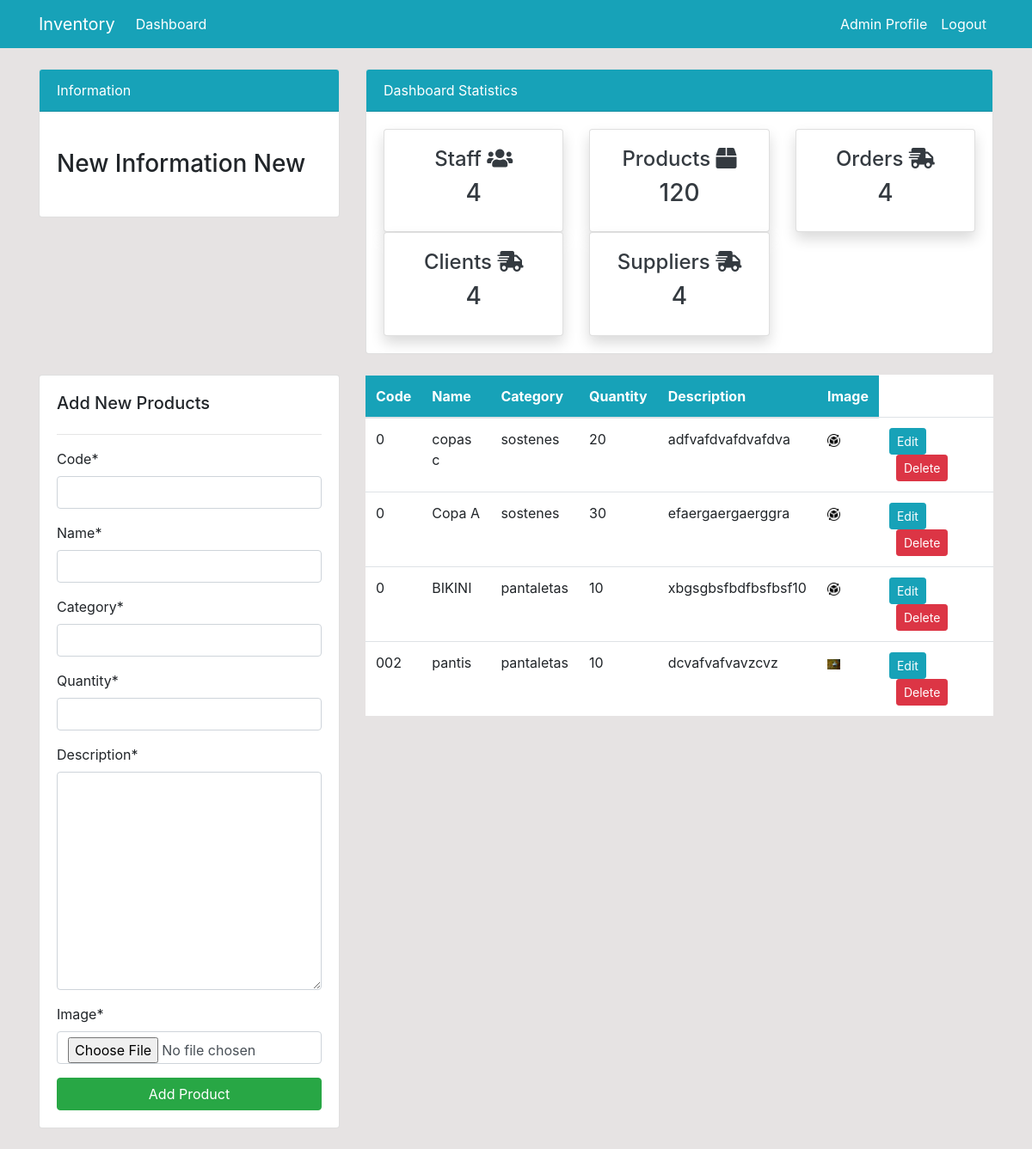
The app's page /product/ (signed in), older data.
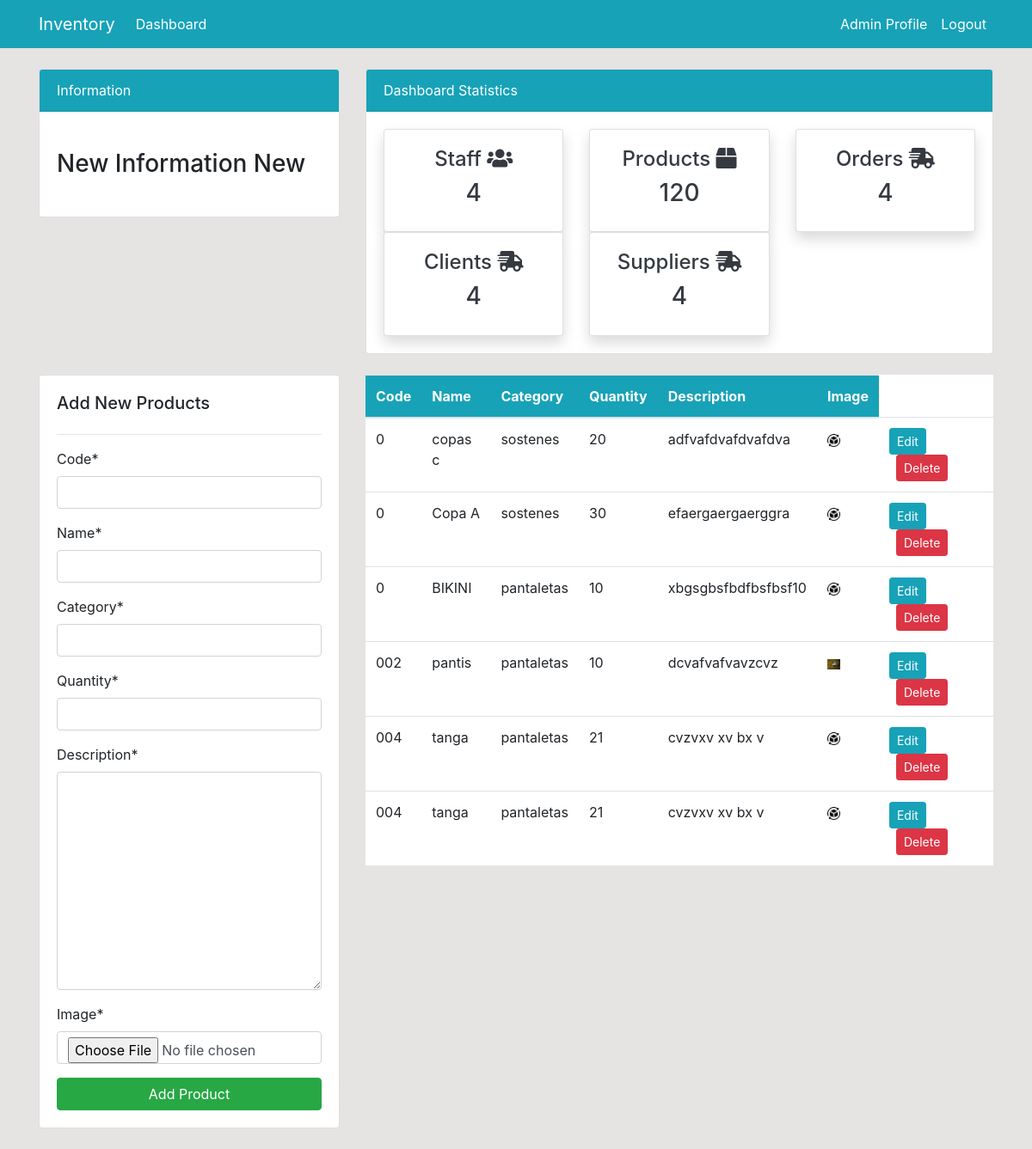
The same page, newer data.
### dashboard/models.py (models this page shows, shortened)
class Product(models.Model):
    code = models.CharField(max_length=20)
    name = models.CharField(max_length=100, null=True)
    category = models.CharField(max_length=20)
    description = models.TextField(max_length=200)
    quantity = models.PositiveIntegerField(null=True)
    image = models.ImageField(default='/static/img/product.png', upload_to='product_images')

### dashboard/views.py (the view)
# urls.py: path('product/', views.product, name='dashboard-product'),
@login_required(login_url='user-login')
def product(request):
    if request.method == 'POST':
        form = ProductForm(request.POST)
        if form.is_valid():
            form.save()
            return redirect('dashboard-product')
    else:
        form = ProductForm()
    items = Product.objects.raw(
        'SELECT * FROM dashboard_product'
        )
    context = {
        'items': items,
        'form' : form,
    }
    return render(request, "dashboard/product.html", context)

### dashboard/forms.py
class ProductForm(forms.ModelForm):
    class Meta:
        model= Product #importing the model
        fields = [
            'code','name','category','quantity','description','image'
        ] #Form fields

### templates/dashboard/product.html (shortened to what this page needs)
{% extends 'partials/base.html' %}
{% load crispy_forms_tags %}
{% block content %}
{% include 'partials/topside.html' %}
<div class="row my-4">
    <div class="col-md-4">
        <div class="card card-body">
            <h5>Add New Products</h5>
            <hr>
            <form method="POST">
                {{form|crispy}}
                <input class="btn btn-success btn-block" type="submit" value="Add Product">
            </form>
        </div>
    </div>
    <div class="col-md-8">
        <table class="table bg-white">
            <thead class="bg-info text-white">
                <tr>
                    <th scope="col">Code</th>
                    <th scope="col">Name</th>
                    <th scope="col">Category</th>
                    <th scope="col">Quantity</th>
                    <th scope="col">Description</th>
                    <th scope="col">Image</th>
                </tr>
            </thead>
            <tbody>
                {% for item in items %}
                <tr>
                    <td>{{ item.code }}</td>
                    <td>{{ item.name }}</td>
                    <td>{{ item.category }}</td>
                    <td>{{ item.quantity }}</td>
                    <td>{{ item.description }}</td>
                    <td><img class="image_product" src="{{ item.image }}" alt="{{ item.name }}"  ></td>
                    <td>
                        <a class="btn btn-info btn-sm mr-2"
                            href="#">Edit</a>
                        <a class="btn btn-danger btn-sm ml-2"
                            href="#">Delete</a>
                    </td>
                </tr>
                {% endfor %}
            </tbody>
        </table>
    </div>
</div>
{% endblock %}

### templates/partials/base.html (shortened to what this page needs)
{% load static %}
<!doctype html>
<html lang="en">
<head>
    <link rel="stylesheet" href="https://cdn.jsdelivr.net/npm/bootstrap@4.6.0/dist/css/bootstrap.min.css"
>
    <link rel="stylesheet" href="https://use.fontawesome.com/releases/v5.15.2/css/all.css"
>
    <link rel="stylesheet" href="{% static '/style.css' %}">
</head>
<body>
    {% include 'partials/nav.html' %}
    <div class="container">
        {% block content %}
        {% endblock %}
        </body>
</html>

### templates/partials/nav.html (shortened to what this page needs)
<nav class="navbar navbar-expand-lg navbar-info bg-info">
    <div class="container">
        {% if user.is_authenticated %}
        <a class="navbar-brand text-white" href="{% url 'dashboard-index' %}">Inventory</a>
        <div class="collapse navbar-collapse" id="navbarSupportedContent">
            <ul class="navbar-nav mr-auto">
                <li class="nav-item active">
                    <a class="nav-link text-white" href="#">Dashboard </a>
                </li>
            </ul>
            <ul class="navbar-nav ml-auto">
                <li class="nav-item active">
                    <a class="nav-link text-white" href="#">{{ user.username }} Profile
                        <span class="sr-only">(current)</span></a>
                </li>
                <li class="nav-item">
                    <a class="nav-link text-white" href="{% url 'user-logout' %}">Logout</a>
                </li>
            </ul>
            {% endif %}
        </div>
    </div>
</nav>

### templates/partials/topside.html
<div class="row">
    <div class="col-md-4 mt-4">
        <div class="card">
            <div class="card-header bg-info text-white">
                Information
            </div>
            <div class="card-body">
                <marquee behavior="" direction="">
                    <h3 class="my-4">New Information New</h3>
                </marquee>
            </div>
        </div>
    </div>
    <div class="col-md-8 mt-4">
        <div class="card">
            <div class="card-header bg-info text-white">
                Dashboard Statistics
            </div>
            <div class="card-body">
                <div class="row">
                    <div class="col-md-4">
                        <a class="text-decoration-none text-dark" href="{% url 'dashboard-staff' %}">
                            <div class="card my-card shadow">
                                <div class="card-body text-center">
                                    <h4>Staff <i class="fas fa-users"></i></h4>
                                    <h3>4</h3>
                                </div>
                            </div>
                        </a>
                    </div>
                    <div class="col-md-4">
                        <a class="text-decoration-none text-dark" href="{% url 'dashboard-product' %}">
                            <div class="card my-card shadow">
                                <div class="card-body text-center">
                                    <h4>Products <i class="fas fa-box"></i></h4>
                                    <h3>120</h3>
                                </div>
                            </div>
                        </a>
                    </div>
                    <div class="col-md-4">
                        <a class="text-decoration-none text-dark" href="{% url 'dashboard-order' %}">
                            <div class="card my-card shadow">
                                <div class="card-body text-center">
                                    <h4>Orders <i class="fas fa-shipping-fast"></i></h4>
                                    <h3>4</h3>
                                </div>
                            </div>
                        </a>
                    </div>
                    <div class="col-md-4">
                        <a class="text-decoration-none text-dark" href="{% url 'dashboard-client' %}">
                            <div class="card my-card shadow">
                                <div class="card-body text-center">
                                    <h4>Clients <i class="fas fa-shipping-fast"></i></h4>
                                    <h3>4</h3>
                                </div>
                            </div>
                        </a>
                    </div>
                    <div class="col-md-4">
                        <a class="text-decoration-none text-dark" href="{% url 'dashboard-supplier' %}">
                            <div class="card my-card shadow">
                                <div class="card-body text-center">
                                    <h4>Suppliers <i class="fas fa-shipping-fast"></i></h4>
                                    <h3>4</h3>
                                </div>
                            </div>
                        </a>
                    </div>
                </div>
            </div>
        </div>
    </div>
</div>

### static/style.css (style rules this page uses)
body { background: rgb(230, 227, 227); }
.image_product { width: 15px; }

Row changes from the older to the newer data that the page shows:
added Product: code "004", name "tanga", category "pantaletas", quantity "21", description "cvzvxv xv bx v", image (picture)
added Product: code "004", name "tanga", category "pantaletas", quantity "21", description "cvzvxv xv bx v", image (picture)
